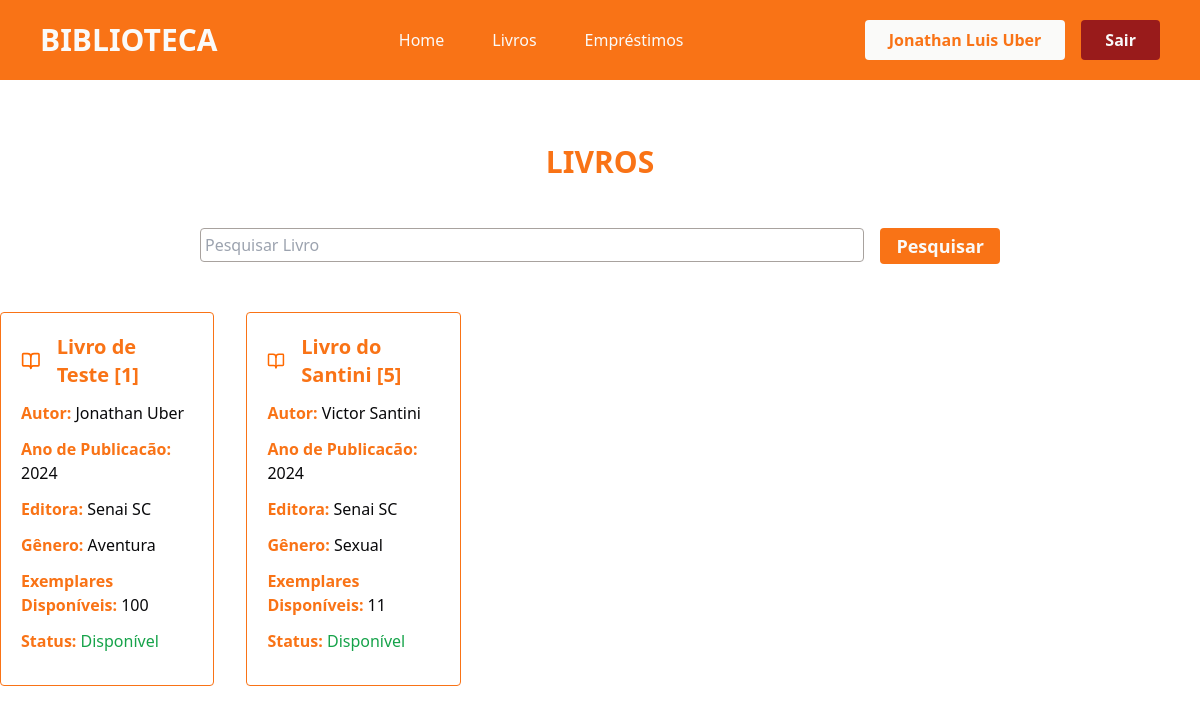
/livros/ (signed in), run on the app's committed database.
### app/models.py (models this page shows)
class User(db.Model, UserMixin):
    id = db.Column(db.Integer, primary_key=True)
    nome = db.Column(db.String(100), nullable=True)
    telefone = db.Column(db.String(100), nullable=True)
    email = db.Column(db.String(100), nullable=True)
    senha = db.Column(db.String(100), nullable=True)
    emprestimos = db.relationship('Emprestimo', backref='user', lazy=True)

class Livro(db.Model):
    id = db.Column(db.Integer, primary_key=True)
    titulo = db.Column(db.String(100), nullable=True)
    autor = db.Column(db.String(100), nullable=True)
    editora = db.Column(db.String(100), nullable=True)
    anoPublicacao = db.Column(db.Integer, nullable=True)
    genero = db.Column(db.String(100), nullable=True)
    quantidade_disponivel = db.Column(db.Integer, nullable=True)
    status = db.Column(db.String(100), nullable=True)
    emprestimos = db.relationship('Emprestimo', backref='livro', lazy=True)

### app/views.py (the view)
@app.route('/livros/')
@login_required
def livros():
    if request.method == 'GET':
        pesquisa = request.args.get('pesquisa', '')
    dados = Livro.query.order_by('genero')
    if pesquisa != '':
        dados = dados.filter(Livro.titulo.ilike(f'%{pesquisa}%'))
    livros = {'dados' : dados.all()}
    return render_template('livros.html', livros=livros)

### app/models.py (called while the page is built)
@login_manager.user_loader
def load_user(user_id):
    return User.query.get(user_id)

### app/templates/livros.html (shortened to what this page needs)
{% extends "head.html" %}
{% block content %}
<div class="container-livros flex flex-col justify-center align-center">
    <div class="titulo mt-[4rem] flex-col justify-center items-center">
        <h2 class="text-3xl text-center text-orange-500 font-bold">LIVROS </h2>
    </div>
    <div class="pesquisa mt-[3rem] flex justify-center">
        <form action="" method="get" class="flex flex-row gap-4 w-[800px]">
                <div class="w-full">
                    <input type="text" name="pesquisa" class="w-full border-[1px] rounded border-stone-400 px-1 py-1 outline-orange-500 outline-2" placeholder="Pesquisar Livro">
                </div>
                <div class="w-70">
                    <button type="submit" class="bg-orange-500 w-full text-stone-50 font-semibold text-lg rounded py-1 px-4 hover:bg-orange-700 cursor-pointer transition-all duration-500">Pesquisar</button>
                </div>
            </form>
    </div>
    <section class="usuarios flex justify-center mt-[3rem]">
        <div class="lista-usuarios grid grid-cols-5 gap-[2rem] mb-[1rem]">
            {% for livro in livros.dados %}
                <div class="card-usuario border-orange-500 border-[1px] rounded p-5">
                    <div class="nome-svg flex flex-row gap-4 items-center justify-start">
                        <h2 class="text-xl font-semibold text-orange-500">{{livro.titulo}} [{{livro.id}}]</h2>
                    </div>
                    <p class="mt-3 text-orange-500 font-semibold">Autor: <span class="text-zinc-950 font-normal">{{livro.autor}}</span></p>
                    <p class="mt-3 text-orange-500 font-semibold">Ano de Publicacão: <span class="text-zinc-950 font-normal">{{livro.anoPublicacao}}</span></p>
                    <p class="mt-3 text-orange-500 font-semibold">Editora: <span class="text-zinc-950 font-normal">{{livro.editora}}</span></p>
                    <p class="mt-3 text-orange-500 font-semibold">Gênero: <span class="text-zinc-950 font-normal">{{livro.genero}}</span></p>
                    <p class="mt-3 text-orange-500 font-semibold">Exemplares Disponíveis: <span class="text-zinc-950 font-normal">{{livro.quantidade_disponivel}}</span></p>
                    <p class="mt-3 mb-3 text-orange-500 font-semibold">Status:{% if livro.status == 'Indisponível' %} <span class="text-red-800 font-normal">{{livro.status}}</span> {% else %} <span class="text-green-600 font-normal">{{livro.status}}</span> {% endif %} </p>
                </div>
            {% endfor %}
        </div>
    </section>
</div>
{% endblock %}

### app/templates/header.html (shortened to what this page needs)
{% extends "head.html" %}
{% block content %}
<header class="font-sans px-10 py-5 bg-orange-500">
    <div class="container-header flex justify-between items-center">
        <div class="logo text-stone-50 font-bold text-3xl">
            <h1>BIBLIOTECA</h1>
        </div>
        <nav class="nav flex gap-12 text-stone-50 font-medium">
            <a href="{{ url_for('homepage') }}">Home</a>
            <a href="{{ url_for('livros') }}">Livros</a>
            <a href="{{ url_for('emprestimos') }}">Empréstimos</a>
        </nav>
        <div class="login flex gap-4">
            {% if current_user.is_authenticated %}
            <p class="bg-stone-50 px-6 py-2 text-orange-500 rounded font-semibold">{{current_user.nome}}</p>
                <a href="{{ url_for('logout') }}" class="bg-red-800 px-6 py-2 text-stone-50 rounded font-semibold cursor-pointer hover:bg-red-900 transition-all duration-500">Sair</a>
            {% endif %}
        </div>
    </div>
</header>
{% endblock %}

### data on the page
User: nome "Jonathan Luis Uber"
Livro: titulo "Livro de Teste", id "1", autor "Jonathan Uber", anoPublicacao "2024", editora "Senai SC", genero "Aventura", quantidade_disponivel "100", status "Disponível"
Livro: titulo "Livro do Santini", id "5", autor "Victor Santini", anoPublicacao "2024", editora "Senai SC", genero "Sexual", quantidade_disponivel "11", status "Disponível"
